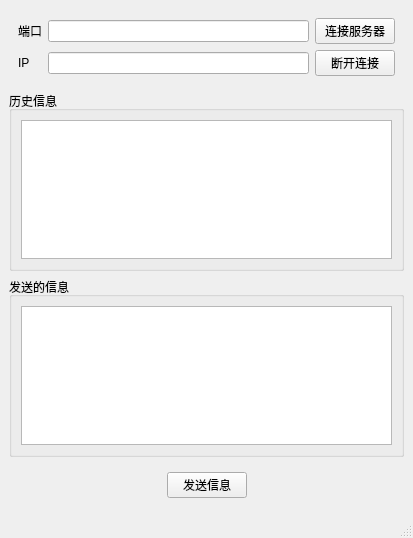
<?xml version="1.0" encoding="UTF-8"?>
<ui version="4.0">
 <class>MainWindow</class>
 <widget class="QMainWindow" name="MainWindow">
  <property name="geometry">
   <rect>
    <x>0</x>
    <y>0</y>
    <width>413</width>
    <height>538</height>
   </rect>
  </property>
  <property name="windowTitle">
   <string>MainWindow</string>
  </property>
  <widget class="QWidget" name="centralwidget">
   <layout class="QVBoxLayout" name="verticalLayout">
    <item>
     <widget class="QWidget" name="widget" native="true">
      <layout class="QGridLayout" name="gridLayout">
       <item row="0" column="2">
        <widget class="QPushButton" name="connect">
         <property name="text">
          <string>连接服务器</string>
         </property>
        </widget>
       </item>
       <item row="0" column="0">
        <widget class="QLabel" name="label_2">
         <property name="text">
          <string>端口</string>
         </property>
        </widget>
       </item>
       <item row="0" column="1">
        <widget class="QLineEdit" name="port"/>
       </item>
       <item row="1" column="0">
        <widget class="QLabel" name="label">
         <property name="text">
          <string>IP</string>
         </property>
        </widget>
       </item>
       <item row="1" column="1">
        <widget class="QLineEdit" name="ip"/>
       </item>
       <item row="1" column="2">
        <widget class="QPushButton" name="disconnect">
         <property name="text">
          <string>断开连接</string>
         </property>
        </widget>
       </item>
      </layout>
     </widget>
    </item>
    <item>
     <widget class="QGroupBox" name="groupBox">
      <property name="title">
       <string>历史信息</string>
      </property>
      <layout class="QHBoxLayout" name="horizontalLayout_2">
       <item>
        <widget class="QTextEdit" name="record"/>
       </item>
      </layout>
     </widget>
    </item>
    <item>
     <widget class="QGroupBox" name="groupBox_2">
      <property name="title">
       <string>发送的信息</string>
      </property>
      <layout class="QHBoxLayout" name="horizontalLayout_3">
       <item>
        <widget class="QTextEdit" name="msg"/>
       </item>
      </layout>
     </widget>
    </item>
    <item>
     <widget class="QWidget" name="widget_2" native="true">
      <layout class="QHBoxLayout" name="horizontalLayout_4">
       <item>
        <spacer name="horizontalSpacer_2">
         <property name="orientation">
          <enum>Qt::Horizontal</enum>
         </property>
         <property name="sizeHint" stdset="0">
          <size>
           <width>128</width>
           <height>20</height>
          </size>
         </property>
        </spacer>
       </item>
       <item>
        <widget class="QPushButton" name="sendMsg">
         <property name="text">
          <string>发送信息</string>
         </property>
        </widget>
       </item>
       <item>
        <spacer name="horizontalSpacer">
         <property name="orientation">
          <enum>Qt::Horizontal</enum>
         </property>
         <property name="sizeHint" stdset="0">
          <size>
           <width>128</width>
           <height>20</height>
          </size>
         </property>
        </spacer>
       </item>
      </layout>
     </widget>
    </item>
   </layout>
  </widget>
  <widget class="QMenuBar" name="menubar">
   <property name="geometry">
    <rect>
     <x>0</x>
     <y>0</y>
     <width>413</width>
     <height>26</height>
    </rect>
   </property>
  </widget>
  <widget class="QStatusBar" name="statusbar"/>
 </widget>
 <resources/>
 <connections/>
</ui>
